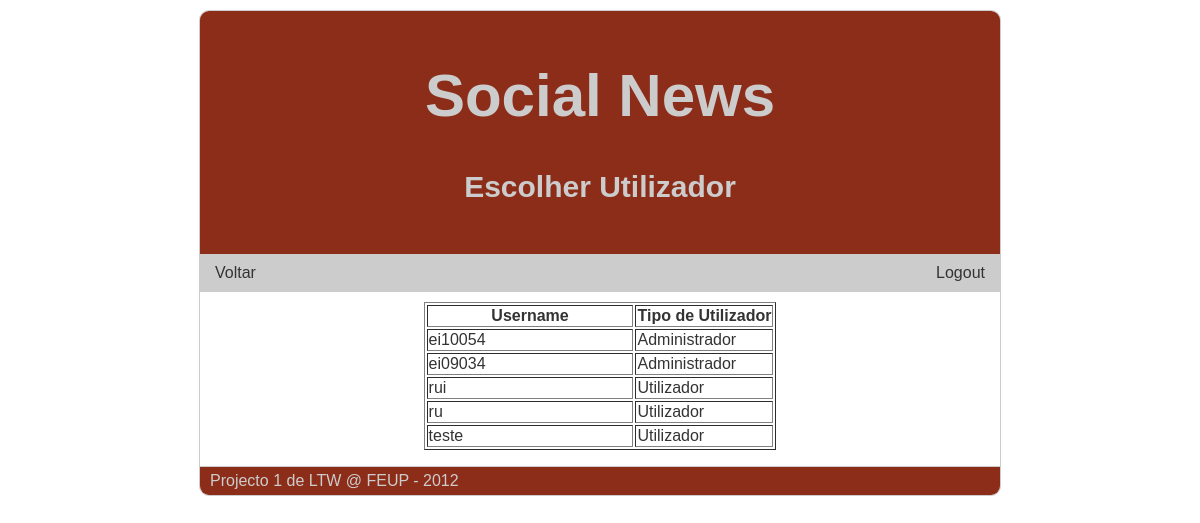
The page /escolher_utilizador.php (signed in) on the database as committed earlier.
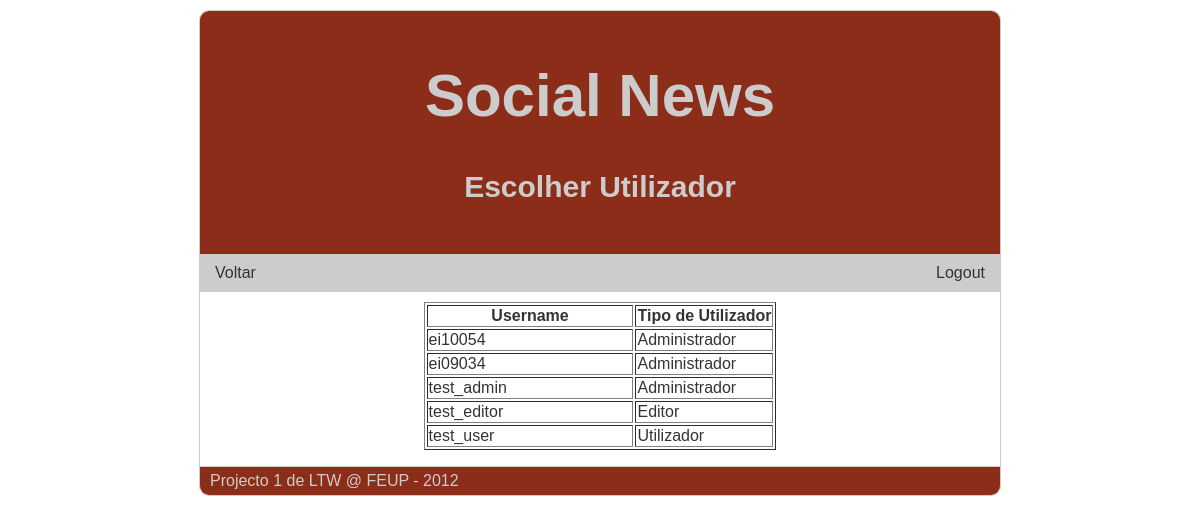
The same page on the database as committed later.
### tables this page shows
CREATE TABLE "USER" ('username' TEXT NOT NULL, 'password' TEXT NOT NULL, 'user_type' INTEGER NOT NULL DEFAULT 0);

### escolher_utilizador.php (the view, shortened to what this page needs)
<?php
	require_once 'db/db.php';
	$username=$_GET['username'];
	if($_SERVER['REQUEST_METHOD'] != "POST") {
?>
<!DOCTYPE html>
<html>
	<head>
		<link rel="stylesheet" href="common/style.css">
	</head>
	<body>
		<div id="cabecalho">
			<a href="./"><h1>Social News</h1></a>
			<h2>Escolher Utilizador</h2>
		</div>
		<div id="menu">
			<ul>
				<li><a href="./">Voltar</a></li>
			</ul>
			<ul class="login">
				<li><a href="logout.php">Logout</a></li>
			</ul>
		</div>
		<div id="conteudo">
<?
	if(!empty($username))
		$stmt = $db->query('SELECT rowid, username, user_type FROM user WHERE username like \'%'.$_GET['username'].'%\'');
	else
		$stmt = $db->query('SELECT rowid, username, user_type FROM user');
	if($stmt){
		$stmt = $stmt->fetchAll();
		if(count($stmt)==0){
			echo "<h4>Nenhum utilizador encontrado</h4>";
		}
		else {?>
			<form action="editar_perfil_utilizador.php" method="get">
				<table border="1" style="margin: auto;" id="utilizadores_encontrados">
					<col width="60%">
					<col width="90%">
					<tr>
						<th>Username</th>
						<th>Tipo de Utilizador</th>
					</tr>
<?
			foreach($stmt as $row)
			{
			 if($row['user_type']==0)
			{
				$name= "Utilizador";
			}
			if($row['user_type']==1)
			{
			$name= "Editor";
			}
			if($row['user_type']==2)
			{
			$name= "Administrador";
			}
				echo "
					<tr>
						<td>
							<a href=editar_perfil_utilizador.php?id=".$row['rowid'].">".$row['username']."</a>
						</td>
						<td>
						$name
						</td>
					</tr>
				";
			}
?>
				</table>
			</form>
<?
		}
	}
	else
	{
		$error=$db->errorInfo();
		echo "Erro: " . $error[2];
	}
?>
		</div>
		<div id="rodape">
			<p>Projecto 1 de LTW @ FEUP - 2012</p>
		</div>
	</body>
</html>
<?
	}
?>

Rows that differ between the two databases and show on the page:
removed user: username "rui", user_type "Utilizador"
removed user: username "ru", user_type "Utilizador"
removed user: username "teste", user_type "Utilizador"
added user: username "test_admin", user_type "Administrador"
added user: username "test_editor", user_type "Editor"
added user: username "test_user", user_type "Utilizador"
